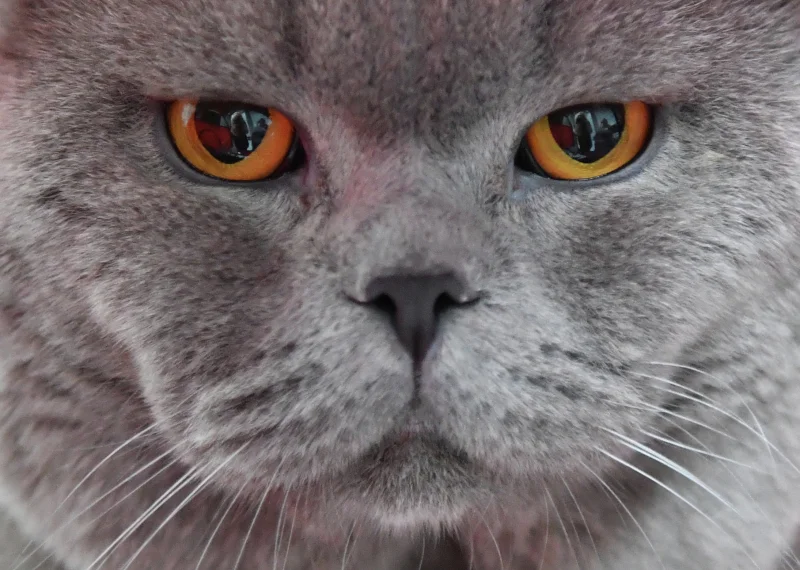
#> input picture lab_3/image.png, 800 x 570 px
$ python main.py image.png 100 100 out.png
#> lines starting #> are read from the running program, lines starting #| are printed output that depends on the picture
### lab_3/imageprocessor.py
import cv2
import matplotlib.pyplot as plt
import numpy as np

def fetch_image(file_name: str) -> np.ndarray:
    """
    Retrieves the image from the specified path, raises an error if the image file cannot be found.
    :param file_name: The path to the image.
    :return: The image as np.ndarray
    """
    image = cv2.imread(file_name)
    if image is None:
        raise FileNotFoundError("Image not found!")
    return image

def show_image_dimensions(image: np.ndarray) -> None:
    """
    Prints the dimensions of the image in pixels.
    :param image: The image as np.ndarray
    :return: None
    """
    print(f"Height: {image.shape[0]}, Width: {image.shape[1]}")

def compute_histogram(image: np.ndarray) -> dict:
    """
    Computes the histogram for a grayscale image, or
    computes brightness and color histograms for a color image.
    :param image: The image in the form of np.ndarray
    :return: A dictionary with brightness and color histograms.
    """
    histogram_dict = {}
    if len(image.shape) == 2:  # Grayscale image
        histogram_dict['gray'] = cv2.calcHist([image], [0], None, [256], [0, 256])
    else:  # Color image
        channel_colors = ('b', 'g', 'r')
        for index, color in enumerate(channel_colors):
            histogram_dict[color] = cv2.calcHist([image], [index], None, [256], [0, 256])
    return histogram_dict

def draw_histograms(histogram_dict: dict) -> None:
    """
    Displays the brightness histogram and the color histograms.
    :param histogram_dict: A dictionary with brightness and color histograms.
    :return: None
    """
    if any(color in histogram_dict for color in ('b', 'g', 'r')):  # Color histograms
        for color in ('b', 'g', 'r'):
            if color in histogram_dict:
                plt.plot(histogram_dict[color], color=color, label=f'Channel {color.upper()}')
        plt.title('Color Histogram')
        plt.xlim([0, 256])
        plt.xlabel('Intensity')
        plt.ylabel('Pixel Count')
        plt.legend()
    plt.tight_layout()
    plt.show()

def adjust_size(image: np.ndarray, new_width: int, new_height: int) -> np.ndarray:
    """
    Adjusts the size of the image.
    :param image: The original image as np.ndarray
    :param new_width: The width of the image in pixels
    :param new_height: The height of the image in pixels
    :return: np.ndarray of the resized image.
    """
    dimensions = (new_width, new_height)
    resized_image = cv2.resize(image, dimensions, interpolation=cv2.INTER_CUBIC)
    return resized_image

def show_side_by_side(original: np.ndarray, modified: np.ndarray) -> None:
    """
    Displays two images in two separate windows simultaneously.
    :param original: np.ndarray of the first image.
    :param modified: np.ndarray of the second image.
    :return: None
    """
    if original is None:
        raise ValueError("Error: Original image not found.")
    elif modified is None:
        raise ValueError("Error: Modified image not found.")
    else:
        cv2.imshow("Original", original)
        cv2.imshow("Modified", modified)
        cv2.waitKey(0)
        cv2.destroyAllWindows()

def save_image(image: np.ndarray, output_path: str) -> None:
    """
    Saves the provided image, raises an error if the image could not be saved.
    :param image: np.ndarray of the image to be saved.
    :param output_path: The path where the image will be saved.
    :return: None
    """
    result = cv2.imwrite(output_path, image)
    if not result:
        raise IOError(f"Could not save image to {output_path}.")

### lab_3/main.py
import argparse

import imageprocessor as ip

def parse_arguments() -> tuple[str, float, float, str]:
    """
    Parses the image filename, height and width of the image, the name of the directory
    where the modified image will be saved.
    :return: The tuple of parsed data
    """
    argument_parser = argparse.ArgumentParser()
    argument_parser.add_argument('input_name', type=str, help='input_name')
    argument_parser.add_argument('height', type=int, help='height')
    argument_parser.add_argument('width', type=int, help='width')
    argument_parser.add_argument('output_name', type=str, help='output_name')
    args = argument_parser.parse_args()
    return args.input_name, args.height, args.width, args.output_name

def main() -> None:
    try:
        input_file, height, width, output_file = parse_arguments()

        img = ip.fetch_image(input_file)
#> in fetch_image, image is the input picture: shape (570, 800, 3); mean B, G, R 112.6, 111.7, 119.7

        ip.show_image_dimensions(img)
#| Height: 570, Width: 800

        hist = ip.compute_histogram(img)
#> after the loop in compute_histogram, `for index, color in enumerate(channel_colors):`: histogram_dict = 3 items
#> hist = 3 items
        ip.draw_histograms(hist)
#> in draw_histograms, `plt.show()`:
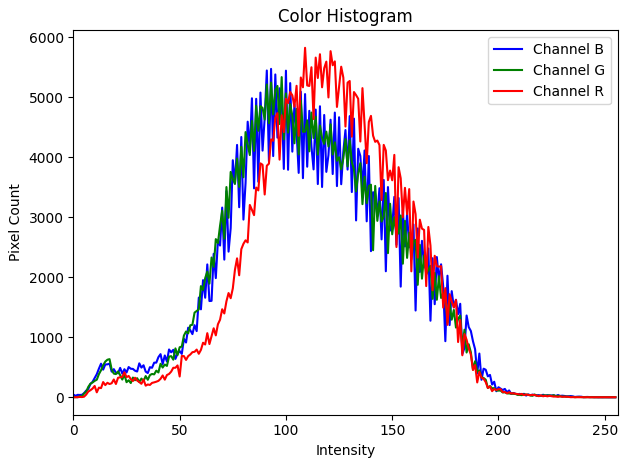
#> figure drawn by matplotlib, 1 panel; curve peaks at x = 93, y = 5471; curve peaks at x = 98, y = 5334; curve peaks at x = 109, y = 5822

        resized = ip.adjust_size(img, width, height)
#> in adjust_size, `resized_image = cv2.resize(image, dimensions, interpolation=cv2.INTER_..`:
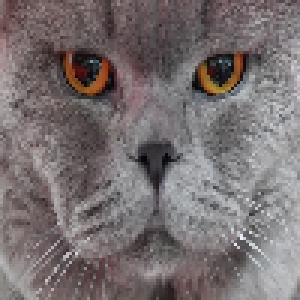
#> resized_image: shape (100, 100, 3) (shown 3 times larger); mean B, G, R 112.5, 111.5, 119.6

        ip.show_side_by_side(img, resized)

        ip.save_image(resized, output_file)

    except Exception as exc:
        print("Error:", exc)

if __name__ == "__main__":
    main()
